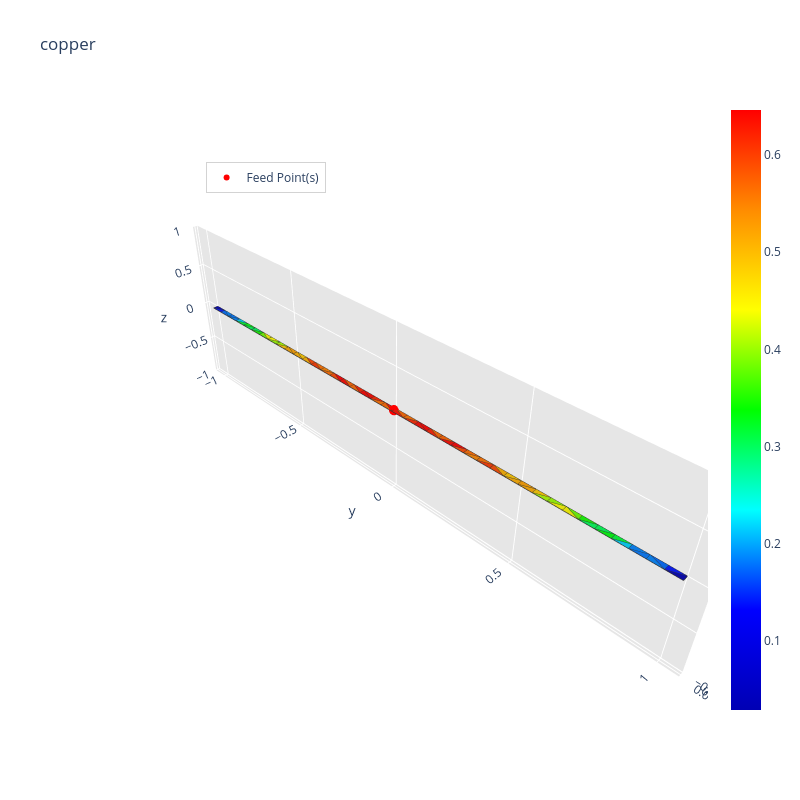

This figure's notebook cell:
### Code cell
Gap=0.7*initial_mesh_size
_ = radiation_algorithm(path, frequency, feed_point, excitation_unit_vector='y', gap_width=Gap, lossy_conductor=True, conductivity_conductor=sigma)

### Figure 1 — Plotly figure (JSON) as saved in the notebook; plotly's stock layout.template omitted (floating-point values rounded to 4 significant figures; data arrays with more than 128 entries replaced by an {"elided": "..."} marker saying what was removed)
{"data": [{"facecolor": ["rgb(0, 0, 180)", "rgb(0, 23, 255)", "rgb(0, 0, 180)", "rgb(0, 19, 255)", "rgb(0, 110, 255)", "rgb(0, 133, 255)", "rgb(0, 119, 255)", "rgb(0, 131, 255)", "rgb(0, 255, 52)", "rgb(0, 214, 255)", "rgb(0, 255, 86)", "rgb(0, 255, 10)", "rgb(23, 255, 0)", "rgb(0, 255, 93)", "rgb(112, 255, 0)", "rgb(153, 255, 0)", "rgb(255, 252, 0)", "rgb(255, 251, 0)", "rgb(255, 202, 0)", "rgb(172, 255, 0)", "rgb(255, 169, 0)", "rgb(255, 176, 0)", "rgb(255, 162, 0)", "rgb(255, 179, 0)", "rgb(255, 202, 0)", "rgb(255, 55, 0)", "rgb(255, 73, 0)", "rgb(255, 109, 0)", "rgb(255, 132, 0)", "rgb(255, 113, 0)", "rgb(255, 73, 0)", "rgb(255, 10, 0)", "rgb(255, 0, 0)", "rgb(255, 107, 0)", "rgb(255, 100, 0)", "rgb(255, 3, 0)", "rgb(255, 33, 0)", "rgb(255, 113, 0)", "rgb(255, 38, 0)", "rgb(255, 6, 0)", "rgb(255, 103, 0)", "rgb(255, 15, 0)", "rgb(255, 15, 0)", "rgb(255, 40, 0)", "rgb(255, 113, 0)", "rgb(255, 102, 0)", "rgb(255, 8, 0)", "rgb(255, 31, 0)", "rgb(255, 3, 0)", "rgb(255, 10, 0)", "rgb(255, 100, 0)", "rgb(255, 107, 0)", "rgb(255, 72, 0)", "rgb(255, 0, 0)", "rgb(255, 134, 0)", "rgb(255, 108, 0)", "rgb(255, 57, 0)", "rgb(255, 115, 0)", "rgb(255, 74, 0)", "rgb(255, 174, 0)", "rgb(255, 201, 0)", "rgb(255, 179, 0)", "rgb(255, 171, 0)", "rgb(255, 160, 0)", "rgb(173, 255, 0)", "rgb(255, 204, 0)", "rgb(255, 252, 0)", "rgb(155, 255, 0)", "rgb(255, 251, 0)", "rgb(0, 255, 91)", "rgb(20, 255, 0)", "rgb(109, 255, 0)", "rgb(0, 255, 11)", "rgb(0, 255, 84)", "rgb(0, 212, 255)", "rgb(0, 255, 55)", "rgb(0, 121, 255)", "rgb(0, 132, 255)", "rgb(0, 133, 255)", "rgb(0, 107, 255)"], "i": [0, 1, 2, 3, 4, 5, 80, 81, 6, 79, 7, 78, 8, 77, 9, 10, 75, 76, 11, 74, 73, 72, 73, 71, 72, 70, 71, 68, 69, 70, 68, 67, 68, 66, 67, 65, 66, 63, 64, 65, 63, 62, 63, 60, 61, 62, 60, 59, 60, 28, 57, 27, 29, 56, 30, 55, 31, 54, 32, 33, 52, 53, 34, 51, 35, 50, 36, 49, 37, 38, 47, 48, 39, 46, 40, 45, 41, 44, 42, 43], "j": [1, 4, 3, 43, 5, 6, 5, 5, 7, 6, 8, 7, 9, 8, 10, 11, 10, 10, 12, 11, 12, 13, 13, 14, 14, 15, 15, 16, 16, 16, 17, 18, 18, 19, 19, 20, 20, 21, 21, 21, 22, 23, 23, 24, 24, 24, 25, 26, 26, 57, 58, 58, 56, 57, 55, 56, 54, 55, 54, 52, 53, 54, 51, 52, 50, 51, 49, 50, 49, 47, 48, 49, 46, 47, 45, 46, 44, 45, 44, 44], "k": [81, 81, 42, 42, 81, 79, 79, 80, 78, 78, 77, 77, 76, 76, 76, 74, 74, 75, 73, 73, 13, 14, 72, 15, 71, 16, 70, 17, 68, 69, 18, 19, 67, 20, 66, 21, 65, 22, 63, 64, 23, 24, 62, 25, 60, 61, 26, 27, 59, 27, 27, 59, 28, 28, 29, 29, 30, 30, 31, 32, 32, 32, 33, 33, 34, 34, 35, 35, 36, 37, 37, 37, 38, 38, 39, 39, 40, 40, 41, 42], "name": "", "type": "mesh3d", "x": [-0.01, 0.01, 0.01, -0.01, 0.01, 0.01, 0.01, 0.01, 0.01, 0.01, 0.01, 0.01, 0.01, 0.01, 0.01, 0.01, 0.01, 0.01, 0.01, 0.01, 0.01, 0.01, 0.01, 0.01, 0.01, 0.01, 0.01, 0.01, 0.01, 0.01, 0.01, 0.01, 0.01, 0.01, 0.01, 0.01, 0.01, 0.01, 0.01, 0.01, 0.01, 0.01, 0.01, -0.01, -0.01, -0.01, -0.01, -0.01, -0.01, -0.01, -0.01, -0.01, -0.01, -0.01, -0.01, -0.01, -0.01, -0.01, -0.01, -0.01, -0.01, -0.01, -0.01, -0.01, -0.01, -0.01, -0.01, -0.01, -0.01, -0.01, -0.01, -0.01, -0.01, -0.01, -0.01, -0.01, -0.01, -0.01, -0.01, -0.01, -0.01, -0.01], "y": [-1.0, -1.0, 1.0, 1.0, -0.95, -0.9, -0.85, -0.8, -0.75, -0.7, -0.65, -0.6, -0.55, -0.5, -0.45, -0.4, -0.35, -0.3, -0.25, -0.2, -0.15, -0.1, -0.05, 0.0, 0.05, 0.1, 0.15, 0.2, 0.25, 0.3, 0.35, 0.4, 0.45, 0.5, 0.55, 0.6, 0.65, 0.7, 0.75, 0.8, 0.85, 0.9, 0.95, 0.95, 0.9, 0.85, 0.8, 0.75, 0.7, 0.65, 0.6, 0.55, 0.5, 0.45, 0.4, 0.35, 0.3, 0.25, 0.2, 0.15, 0.1, 0.05, 0.0, -0.05, -0.1, -0.15, -0.2, -0.25, -0.3, -0.35, -0.4, -0.45, -0.5, -0.55, -0.6, -0.65, -0.7, -0.75, -0.8, -0.85, -0.9, -0.95], "z": [0.0, 0.0, 0.0, 0.0, 0.0, 0.0, 0.0, 0.0, 0.0, 0.0, 0.0, 0.0, 0.0, 0.0, 0.0, 0.0, 0.0, 0.0, 0.0, 0.0, 0.0, 0.0, 0.0, 0.0, 0.0, 0.0, 0.0, 0.0, 0.0, 0.0, 0.0, 0.0, 0.0, 0.0, 0.0, 0.0, 0.0, 0.0, 0.0, 0.0, 0.0, 0.0, 0.0, 0.0, 0.0, 0.0, 0.0, 0.0, 0.0, 0.0, 0.0, 0.0, 0.0, 0.0, 0.0, 0.0, 0.0, 0.0, 0.0, 0.0, 0.0, 0.0, 0.0, 0.0, 0.0, 0.0, 0.0, 0.0, 0.0, 0.0, 0.0, 0.0, 0.0, 0.0, 0.0, 0.0, 0.0, 0.0, 0.0, 0.0, 0.0, 0.0]}, {"line": {"color": "rgb(50, 50, 50)", "width": 1.5}, "mode": "lines", "showlegend": false, "type": "scatter3d", "x": {"elided": "400 float values"}, "y": {"elided": "400 float values"}, "z": {"elided": "400 int values"}}, {"hoverinfo": "none", "marker": {"color": [0.02884, 0.6462], "colorscale": [[0, "rgb(0, 0, 180)"], [0.1667, "rgb(0, 0, 255)"], [0.3333, "rgb(0, 255, 255)"], [0.5, "rgb(0, 255, 0)"], [0.6667, "rgb(255, 255, 0)"], [0.8333, "rgb(255, 140, 0)"], [1, "rgb(255, 0, 0)"]], "showscale": true, "size": 0.1}, "mode": "markers", "showlegend": false, "type": "scatter3d", "x": [-0.01], "y": [-1.0], "z": [0.0]}, {"marker": {"color": "red", "size": 6, "symbol": "circle"}, "mode": "markers+text", "name": "Feed Point(s)", "type": "scatter3d", "x": [0], "y": [0], "z": [0]}], "layout": {"height": 800, "legend": {"bgcolor": "rgba(255,255,255,0.7)", "bordercolor": "lightgray", "borderwidth": 1, "x": 0.2, "xanchor": "left", "y": 0.9, "yanchor": "top"}, "scene": {"aspectratio": {"x": 0.01, "y": 1, "z": 0.3}, "camera": {"eye": {"x": 0.65, "y": 0.65, "z": 0.65}}, "xaxis": {"backgroundcolor": "rgb(230, 230, 230)", "gridcolor": "rgb(255, 255, 255)", "showbackground": true, "zerolinecolor": "rgb(255, 255, 255)"}, "yaxis": {"backgroundcolor": "rgb(230, 230, 230)", "gridcolor": "rgb(255, 255, 255)", "showbackground": true, "zerolinecolor": "rgb(255, 255, 255)"}, "zaxis": {"backgroundcolor": "rgb(230, 230, 230)", "gridcolor": "rgb(255, 255, 255)", "showbackground": true, "zerolinecolor": "rgb(255, 255, 255)"}}, "title": {"text": "copper"}, "width": 800}}
